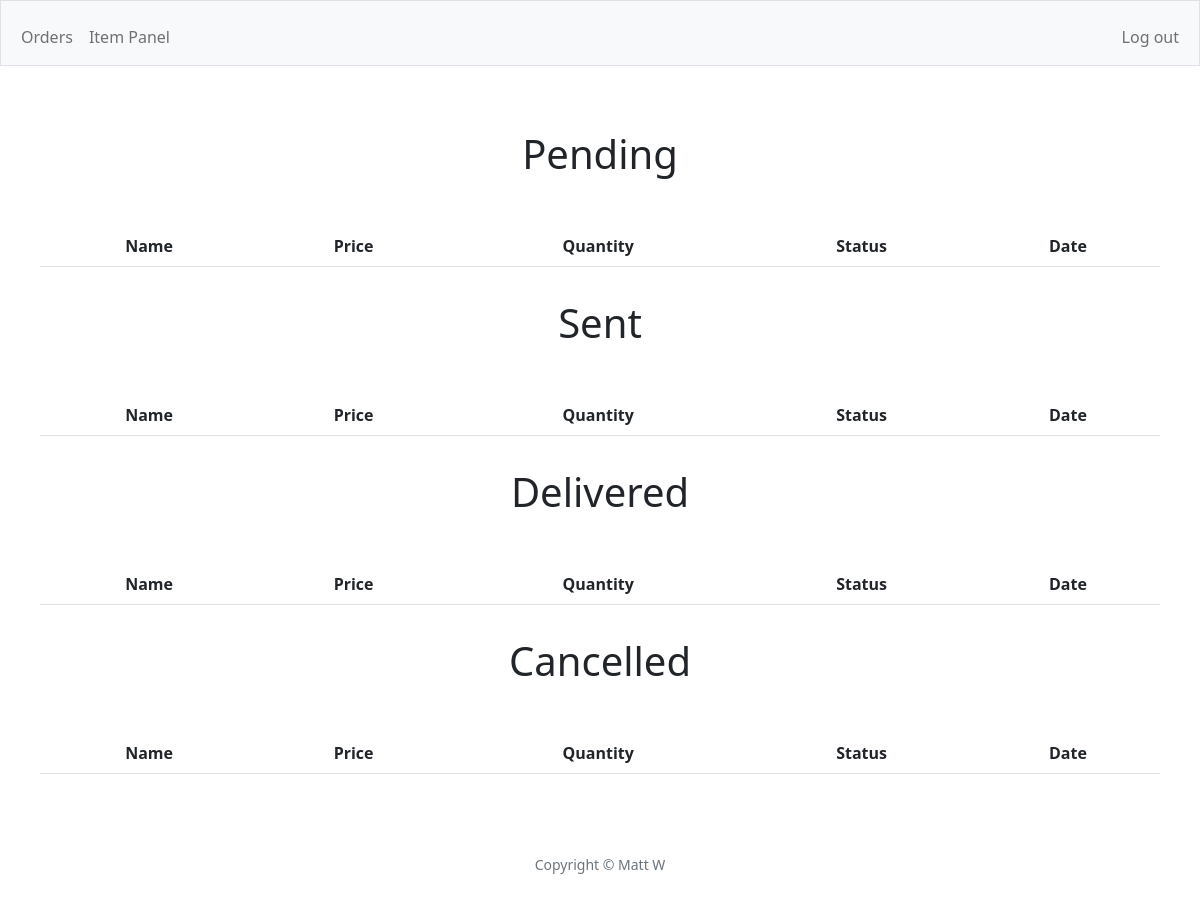
The app's page /su (signed in), older data.
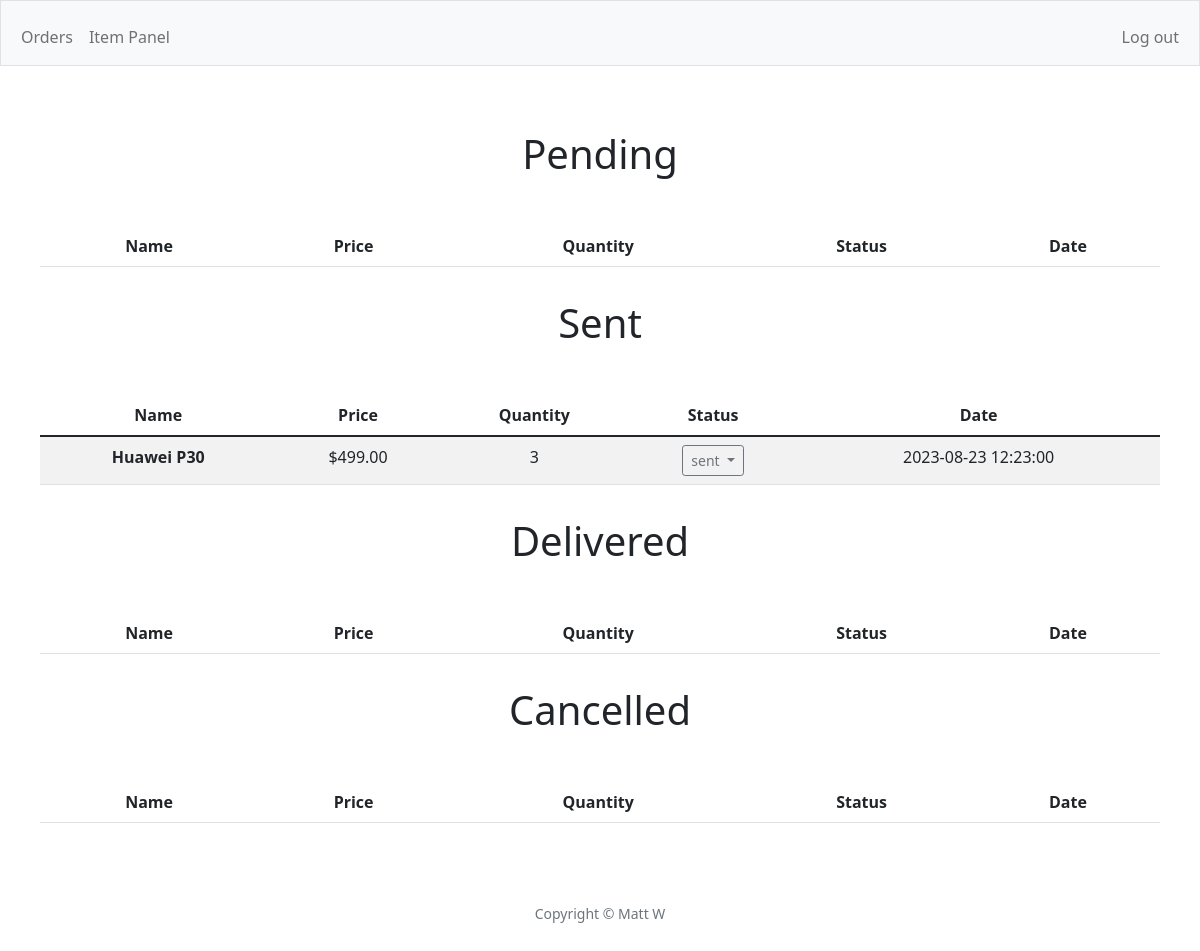
The same page, newer data.
### tables this page shows
CREATE TABLE orders(
    id INTEGER NOT NULL,
    user_id INTEGER NOT NULL,
    item_id INTEGER NOT NULL,
    quantity INTEGER NOT NULL,
    date NUMERIC NOT NULL,
    status TEXT NOT NULL DEFAULT 'pending',
    PRIMARY KEY (id),
    FOREIGN KEY (user_id) REFERENCES users(id),
    FOREIGN KEY (item_id) REFERENCES items(id)
);

CREATE TABLE items (
    id INTEGER NOT NULL,
    title TEXT NOT NULL,
    image_path TEXT NOT NULL,
    price NUMERIC NOT NULL DEFAULT 0.00,
    description TEXT,
    PRIMARY KEY (id)
);

### app.py (the view)
@app.route("/su")
@su_login_required
def su():
    pending = db.execute("SELECT *, orders.id as order_id FROM orders JOIN items ON items.id = orders.item_id WHERE orders.status = 'pending'")
    sent = db.execute("SELECT *, orders.id as order_id FROM orders JOIN items ON items.id = orders.item_id WHERE orders.status = 'sent'")
    delivered = db.execute("SELECT *, orders.id as order_id FROM orders JOIN items ON items.id = orders.item_id WHERE orders.status = 'delivered'")
    cancelled = db.execute("SELECT *, orders.id as order_id FROM orders JOIN items ON items.id = orders.item_id WHERE orders.status = 'cancelled'")
    statuses = ['pending', 'sent', 'delivered', 'cancelled']
    return render_template("su.html",
        pending=pending,
        sent=sent,
        delivered=delivered,
        cancelled=cancelled,
        statuses=statuses)

### app.py (called while the page is built)
@app.after_request
def after_request(response):
    response.headers["Cache-Control"] = "no-cache, no-store, must-revalidate"
    response.headers["Expires"] = 0
    response.headers["Pragma"] = "no-cache"
    return response

### helpers.py (called while the page is built)
def su_login_required(f):
    @wraps(f)
    def decorated_function(*args, **kwargs):
        if session.get("su_id") is None:
            return redirect("/su/login")
        return f(*args, **kwargs)
    return decorated_function

def usd(value):
    return f"${value:,.2f}"

### templates/su.html (shortened to what this page needs)
{% extends "layout.html" %}
{% block main %}
    <div class="row text-start m-3 justify-content-center text-center">
        <div class="col-12">
            <h1 class="mb-5">Pending</h1>
            <table class="table table-striped">
                <thead>
                    <tr>
                        <th scope="col">Name</th>
                        <th scope="col">Price</th>
                        <th scope="col">Quantity</th>
                        <th scope="col">Status</th>
                        <th scope="col">Date</th>
                    </tr>
                </thead>
            </table>
        </div>
    </div>
    <div class="row text-start m-3 justify-content-center text-center">
        <div class="col-12">
            <h1 class="mb-5">Sent</h1>
            <table class="table table-striped">
                <thead>
                    <tr>
                        <th scope="col">Name</th>
                        <th scope="col">Price</th>
                        <th scope="col">Quantity</th>
                        <th scope="col">Status</th>
                        <th scope="col">Date</th>
                    </tr>
                </thead>
                <tbody>
                    {% for sent_order in sent %}
                    <tr>
                        <th scope="row">{{ sent_order.title }}</th>
                        <td>{{ sent_order.price | usd }}</td>
                        <td>{{ sent_order.quantity }}</td>
                        <td>
                            <div class="dropdown">
                                <button class="btn btn-outline-secondary dropdown-toggle btn-sm" type="button" data-bs-toggle="dropdown" aria-expanded="false">
                                    {{ sent_order.status }}
                                </button>
                            </div>
                        </td>
                        <td>{{ sent_order.date }}</td>
                    </tr>
                    {% endfor %}
                </tbody>
            </table>
        </div>
    </div>
    <div class="row text-start m-3 justify-content-center text-center">
        <div class="col-12">
            <h1 class="mb-5">Delivered</h1>
            <table class="table table-striped">
                <thead>
                    <tr>
                        <th scope="col">Name</th>
                        <th scope="col">Price</th>
                        <th scope="col">Quantity</th>
                        <th scope="col">Status</th>
                        <th scope="col">Date</th>
                    </tr>
                </thead>
            </table>
        </div>
    </div>
    <div class="row text-start m-3 justify-content-center text-center">
        <div class="col-12">
            <h1 class="mb-5">Cancelled</h1>
            <table class="table table-striped">
                <thead>
                    <tr>
                        <th scope="col">Name</th>
                        <th scope="col">Price</th>
                        <th scope="col">Quantity</th>
                        <th scope="col">Status</th>
                        <th scope="col">Date</th>
                    </tr>
                </thead>
            </table>
        </div>
    </div>
{% endblock %}

### templates/layout.html (shortened to what this page needs)
<!DOCTYPE html>
<html lang="en">
<head>
    <link href="https://cdn.jsdelivr.net/npm/bootstrap@5.1.3/dist/css/bootstrap.min.css" rel="stylesheet">
    <link rel="stylesheet" href="/static/styles.css">
</head>
<body>
    <header>
        <nav class="bg-light border navbar navbar-expand-md navbar-light">
            <div class="container-fluid">
                {% if not session["su_id"] %}
                    <a class="navbar-brand" href="/"><span class="blue">S</span><span class="yellow">h</span><span class="green">o</span><span class="red">p</span></a>
                    <button aria-controls="navbar" aria-expanded="false" aria-label="Toggle navigation" class="navbar-toggler" data-bs-target="#navbar" data-bs-toggle="collapse" type="button">
                        <span class="navbar-toggler-icon"></span>
                    </button>
                    <div class="collapse navbar-collapse" id="navbar">
                        {% if session["user_id"] %}
                            <ul class="navbar-nav me-auto mt-2">
                                <li class="nav-item" id="search">
                                    {% if request.endpoint == 'index' %}
                                        <input class="form-control mx-auto" autocomplete="off"
                                        name="q" placeholder="Search..." type="search">
                                    {% endif %}
                                </li>
                            </ul>
                            <ul class="navbar-nav me-auto mt-2">
                                <li class="nav-item dropdown">
                                    <button class="btn dropdown-toggle" data-bs-toggle="dropdown" aria-expanded="false">
                                        Account
                                    </button>
                                    <ul class="dropdown-menu" id="account">
                                        <li class="dropdown-item"><a class="nav-link" href="/orders">Orders</a></li>
                                        <li class="dropdown-item"><a class="nav-link" href="/changepassword">Change Password</a></li>
                                        <li class="dropdown-item"><a href="/logout" class="nav-link">Log out</a></li>
                                    </ul>
                                </li>
                            </ul>
                            <ul class="navbar-nav ms-auto mt-2">
                                <li class="nav-item"><a class="nav-link" href="/cart">Cart</a></li>
                            </ul>
                        {% elif not session["user_id"] and request.endpoint != 'sulogin' %}
                            <ul class="navbar-nav ms-auto mt-2">
                                <li class="nav-item"><a class="nav-link" href="/register">Register</a></li>
                                <li class="nav-item"><a class="nav-link" href="/login">Log In</a></li>
                            </ul>
                        {% endif %}
                    </div>
                {% else %}
                    <div class="collapse navbar-collapse">
                        <ul class="navbar-nav me-auto mt-2">
                            <li class="nav-item"><a class="nav-link" href="/su">Orders</a></li>
                            <li class="nav-item"><a class="nav-link" href="/su/items">Item Panel</a></li>
                        </ul>
                        <ul class="navbar-nav ms-auto mt-2">
                            <li class="nav-item"><a class="nav-link" href="/su/logout">Log out</a></li>
                        </ul>
                    </div>
                {% endif %}
            </div>
        </nav>
    </header>
    <main class="container-fluid py-5 text-center">
        {% block main %}{% endblock %}
    </main>
    <footer class="mb-5 small text-center text-muted">
        Copyright &copy; Matt W
    </footer>
</body>
</html>

Row changes from the older to the newer data that the page shows:
added orders: title "Huawei P30", price "$499.00", quantity "3", status "sent", date "2023-08-23 12:23:00"
